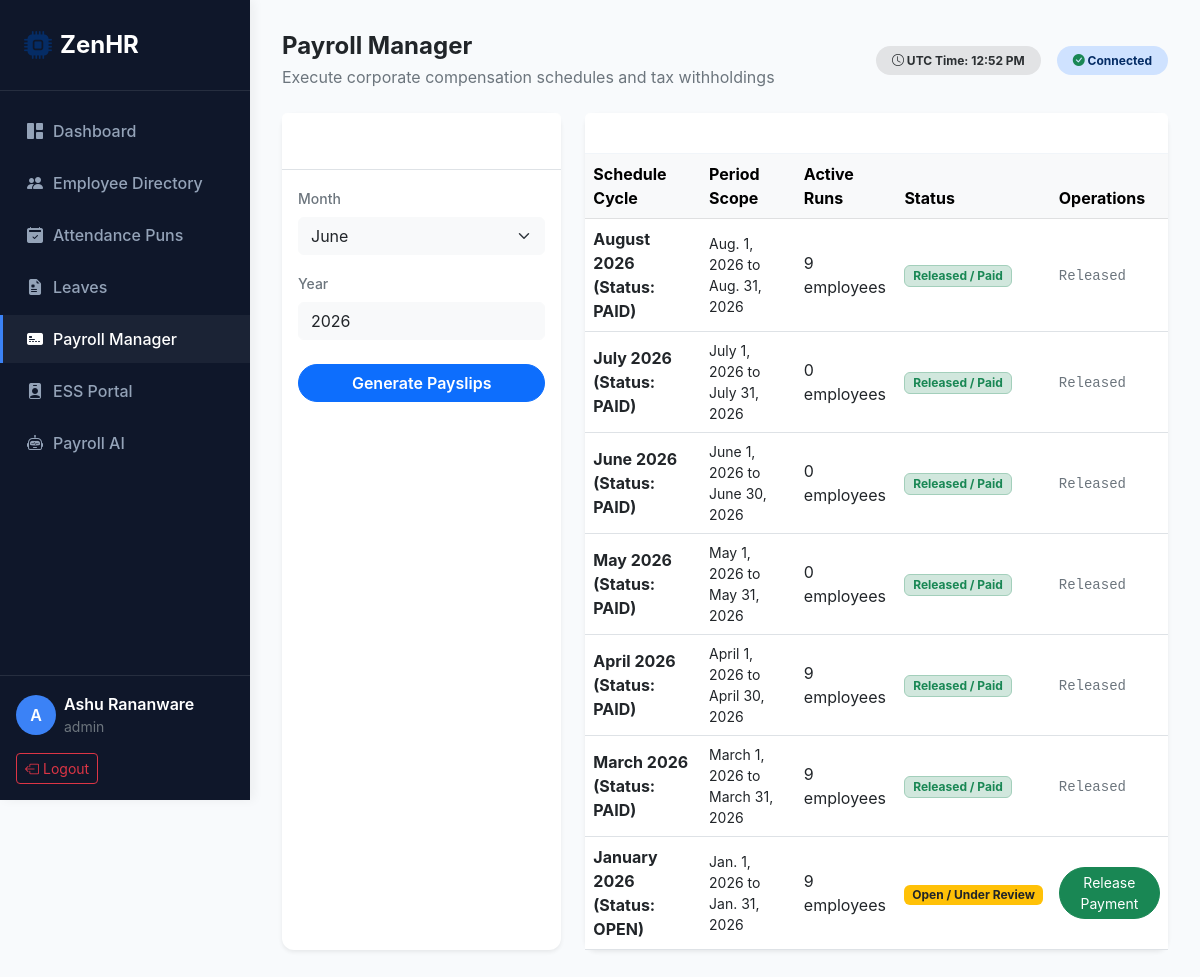
The page /payroll/ (signed in) on the database its author committed.
### zenhr/models.py (models this page shows)
class PayrollPeriod(models.Model):
    STATUS_CHOICES = [
        ('OPEN', 'Open'),
        ('CALCULATING', 'Calculating'),
        ('PROCESSING', 'Processing'),
        ('PAID', 'Paid'),
    ]
    month = models.PositiveIntegerField()
    year = models.PositiveIntegerField()
    start_date = models.DateField()
    end_date = models.DateField()
    status = models.CharField(max_length=20, choices=STATUS_CHOICES, default='OPEN')
    class Meta:
        unique_together = ('month', 'year')
    def __str__(self):
        months_list = ["", "January", "February", "March", "April", "May", "June", "July", "August", "September", "October", "November", "December"]
        return f"{months_list[self.month]} {self.year} (Status: {self.status})"

### zenhr/views.py (the view, shortened to what this page needs)
# urls.py: path('payroll/', views.payroll_view, name='payroll'),
@login_required
def payroll_view(request):
    is_manager = check_is_manager(request.user)
    if not is_manager:
        return redirect('ess_portal')
    periods = PayrollPeriod.objects.all().order_by('-year', '-month')
    context = {
        'periods': periods,
    }
    return render(request, 'zenhr/payroll.html', context)

### zenhr/views.py (called while the page is built)
def check_is_manager(user):
    return user.is_staff or user.groups.filter(name='Managers').exists()

### zenhr/templates/zenhr/payroll.html (shortened to what this page needs)
{% extends 'zenhr/base.html' %}
{% block page_title %}Payroll Manager{% endblock %}
{% block page_subtitle %}Execute corporate compensation schedules and tax withholdings{% endblock %}
{% block content %}
<div class="row g-4">
    <div class="col-md-4">
        <div class="card h-100 shadow-sm border-0">
            <div class="card-header border-bottom py-3">
                <span class="fw-bold">Initiate Payroll Period</span>
            </div>
            <div class="card-body">
                <form method="post">
                    <div class="mb-3">
                        <label class="form-label text-secondary small fw-medium">Month</label>
                        <select name="month" class="form-select bg-light border-light" required>
                            <option value="6" selected>June</option>
                        </select>
                    </div>
                    <div class="mb-3">
                        <label class="form-label text-secondary small fw-medium">Year</label>
                        <input type="number" name="year" value="2026" class="form-control bg-light border-light" required>
                    </div>
                    <button type="submit" class="btn btn-primary w-100 rounded-pill py-2.5 fw-semibold mt-2">Generate Payslips</button>
                </form>
            </div>
        </div>
    </div>
    <div class="col-md-8">
        <div class="card shadow-sm border-0 h-100">
            <div class="card-header">Payroll Compensation Register</div>
            <div class="card-body p-0">
                <div class="table-responsive">
                    <table class="table table-hover align-middle mb-0">
                        <thead class="table-light">
                            <tr>
                                <th>Schedule Cycle</th>
                                <th>Period Scope</th>
                                <th>Active Runs</th>
                                <th>Status</th>
                                <th>Operations</th>
                            </tr>
                        </thead>
                        <tbody>
                            {% for period in periods %}
                            <tr>
                                <td class="fw-bold">{{ period }}</td>
                                <td class="small">{{ period.start_date }} to {{ period.end_date }}</td>
                                <td>{{ period.payslips.count }} employees</td>
                                <td>
                                    {% if period.status == 'OPEN' %}
                                        <span class="badge bg-warning text-dark border-warning px-2.5 py-1">Open / Under Review</span>
                                    {% else %}
                                        <span class="badge bg-success-subtle text-success border border-success-subtle px-2.5 py-1">Released / Paid</span>
                                    {% endif %}
                                </td>
                                <td>
                                    {% if period.status == 'OPEN' %}
                                        <form method="post" class="d-inline">
                                            <button type="submit" class="btn btn-sm btn-success rounded-pill px-3">
                                                Release Payment
                                            </button>
                                        </form>
                                    {% else %}
                                        <span class="text-secondary small font-monospace">Released</span>
                                    {% endif %}
                                </td>
                            </tr>
                            {% empty %}
                            <tr>
                                <td colspan="5" class="text-center py-5 text-secondary">No payroll calendar periods defined yet</td>
                            </tr>
                            {% endfor %}
                        </tbody>
                    </table>
                </div>
            </div>
        </div>
    </div>
</div>
{% endblock %}

### zenhr/templates/zenhr/base.html (shortened to what this page needs)
<!DOCTYPE html>
<html lang="en">
<head>
    <link href="https://cdn.jsdelivr.net/npm/bootstrap@5.3.0/dist/css/bootstrap.min.css" rel="stylesheet">
    <link href="https://cdn.jsdelivr.net/npm/bootstrap-icons@1.10.0/font/bootstrap-icons.css" rel="stylesheet">
</head>
<body>
    <div class="sidebar d-flex flex-column" id="sidebar">
        <div class="p-4 d-flex align-items-center gap-2 border-bottom border-secondary border-opacity-25">
            <i class="bi bi-cpu-fill text-primary-emphasis fs-3 text-primary"></i>
            <span class="fs-4 fw-bold tracking-tight">ZenHR</span>
        </div>
        <div class="py-3 flex-grow-1 overflow-y-auto">
            <ul class="nav flex-column gap-1">
                <li class="nav-item">
                    <a href="{% url 'dashboard' %}" class="nav-link {% if request.resolver_match.url_name == 'dashboard' %}active{% endif %}">
                        <i class="bi bi-grid-1x2-fill"></i> Dashboard
                    </a>
                </li>
                {% if user.profile.status == 'ACTIVE' %}
                <li class="nav-item">
                    <a href="{% url 'employees' %}" class="nav-link {% if request.resolver_match.url_name == 'employees' %}active{% endif %}">
                        <i class="bi bi-people-fill"></i> Employee Directory
                    </a>
                </li>
                <li class="nav-item">
                    <a href="{% url 'attendance' %}" class="nav-link {% if request.resolver_match.url_name == 'attendance' %}active{% endif %}">
                        <i class="bi bi-calendar2-check-fill"></i> Attendance Puns
                    </a>
                </li>
                <li class="nav-item">
                    <a href="{% url 'leaves' %}" class="nav-link {% if request.resolver_match.url_name == 'leaves' %}active{% endif %}">
                        <i class="bi bi-file-earmark-medical-fill"></i> Leaves
                    </a>
                </li>
                <li class="nav-item">
                    <a href="{% url 'payroll' %}" class="nav-link {% if request.resolver_match.url_name == 'payroll' %}active{% endif %}">
                        <i class="bi bi-credit-card-2-front-fill"></i> Payroll Manager
                    </a>
                </li>
                <li class="nav-item">
                    <a href="{% url 'ess_portal' %}" class="nav-link {% if request.resolver_match.url_name == 'ess_portal' %}active{% endif %}">
                        <i class="bi bi-person-badge-fill"></i> ESS Portal
                    </a>
                </li>
                <li class="nav-item">
                    <a href="{% url 'ai_assistant' %}" class="nav-link {% if request.resolver_match.url_name == 'ai_assistant' %}active{% endif %}">
                        <i class="bi bi-robot"></i> Payroll AI
                    </a>
                </li>
                {% endif %}
            </ul>
        </div>
        <div class="p-3 border-top border-secondary border-opacity-25 mt-auto">
            <div class="d-flex align-items-center gap-2 mb-3">
                <div class="profile-badge">
                    {{ user.username|slice:":1"|upper }}
                </div>
                <div class="overflow-hidden">
                    <p class="mb-0 fw-semibold text-truncate text-white">{{ user.get_full_name|default:user.username }}</p>
                    <small class="text-secondary text-truncate d-block">{{ user.username }}</small>
                </div>
            </div>
            <form action="{% url 'logout' %}" method="post">
                <button type="submit" class="btn btn-outline-danger w-full btn-sm d-flex align-items-center justify-content-center gap-1">
                    <i class="bi bi-box-arrow-left"></i> Logout
                </button>
            </form>
        </div>
    </div>
    <div class="main-content">
        <nav class="navbar navbar-expand-lg navbar-light bg-transparent p-0 mb-4">
            <div class="container-fluid p-0">
                <div class="me-auto">
                    <h4 class="mb-1 fw-bold text-dark">{% block page_title %}Dashboard{% endblock %}</h4>
                    <p class="text-secondary mb-0 d-none d-sm-block">{% block page_subtitle %}Live corporate HR & payroll telemetry{% endblock %}</p>
                </div>
                <div class="d-flex align-items-center gap-3">
                    <span class="badge bg-secondary-subtle text-secondary-emphasis d-none d-md-inline-block py-2 px-3 rounded-pill">
                        <i class="bi bi-clock"></i> UTC Time: 12:52 PM
                    </span>
                    <span class="badge bg-primary-subtle text-primary-emphasis py-2 px-3 rounded-pill">
                        <i class="bi bi-check-circle-fill text-success"></i> Connected
                    </span>
                </div>
            </div>
        </nav>
{% block content %}{% endblock %}
    </div>
</body>
</html>

### zenhr/templates/zenhr/base.html (style rules this page uses)
:root { --primary-color: #0f172a; --accent-color: #3b82f6; --bg-light: #f8fafc; --sidebar-width: 250px; }
body { font-family: 'Inter', system-ui, -apple-system, sans-serif; background-color: var(--bg-light); color: #1e293b; min-height: 100vh; overflow-x: hidden; }
.sidebar { width: var(--sidebar-width); height: 100vh; position: fixed; top: 0; left: 0; background-color: var(--primary-color); color: white; z-index: 1000; transition: all 0.3s; box-shadow: 4px 0 10px rgba(0,0,0,0.05); }
.sidebar .nav-link { color: #94a3b8; padding: 0.75rem 1.5rem; display: flex; align-items: center; gap: 10px; font-weight: 500; transition: all 0.2s; border-left: 3px solid transparent; }
.sidebar .nav-link:hover, .sidebar .nav-link.active { color: white; background-color: rgba(255,255,255,0.05); border-left-color: var(--accent-color); }
.main-content { margin-left: var(--sidebar-width); padding: 2rem; min-height: 100vh; transition: all 0.3s; }
.card { border: none; box-shadow: 0 4px 6px -1px rgba(0,0,0,0.02), 0 2px 4px -1px rgba(0,0,0,0.01); border-radius: 12px; }
.card-header { background-color: white; border-bottom: 1px solid #f1f5f9; font-weight: 600; color: transparent; }
.profile-badge { width: 40px; height: 40px; border-radius: 50%; background-color: var(--accent-color); color: white; display: flex; align-items: center; justify-content: center; font-weight: 600; }

### rows shown on the page
PayrollPeriod: month+year+status "August 2026 (Status: PAID)", start_date "Aug. 1, 2026", end_date "Aug. 31, 2026", payslips.count "9", shows "Released / Paid"
PayrollPeriod: month+year+status "July 2026 (Status: PAID)", start_date "July 1, 2026", end_date "July 31, 2026", payslips.count "0", shows "Released / Paid"
PayrollPeriod: month+year+status "June 2026 (Status: PAID)", start_date "June 1, 2026", end_date "June 30, 2026", payslips.count "0", shows "Released / Paid"
PayrollPeriod: month+year+status "May 2026 (Status: PAID)", start_date "May 1, 2026", end_date "May 31, 2026", payslips.count "0", shows "Released / Paid"
PayrollPeriod: month+year+status "April 2026 (Status: PAID)", start_date "April 1, 2026", end_date "April 30, 2026", payslips.count "9", shows "Released / Paid"
PayrollPeriod: month+year+status "March 2026 (Status: PAID)", start_date "March 1, 2026", end_date "March 31, 2026", payslips.count "9", shows "Released / Paid"
PayrollPeriod: month+year+status "January 2026 (Status: OPEN)", start_date "Jan. 1, 2026", end_date "Jan. 31, 2026", payslips.count "9", shows "Open / Under Review"

### other values the page prints
{{ user.username|slice:":1"|upper }} "A"
{{ user.get_full_name|default:user.username }} "Ashu Rananware"
{{ user.username }} "admin"
